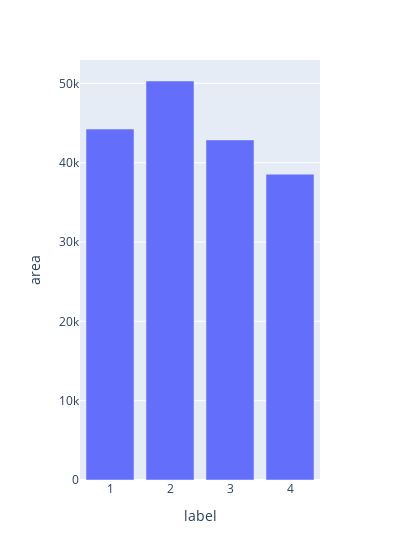

The notebook cell saved with this chart:
### Markdown cell above
Obviously we can plot results using plotly.  For those that don't know:  plotly functions take a datatable, and then you specify which columns you want to plot on which axis.  You can also specify which column you want to use to color the points, and which column you want to use to size the points.

### Code cell
px.bar(results, x='label', y='area', width=400)

### Figure 1 — Plotly figure (JSON) as saved in the notebook; plotly's stock layout.template omitted (floating-point values rounded to 4 significant figures)
{"data": [{"alignmentgroup": "True", "hovertemplate": "label=%{x}<br>area=%{y}<extra></extra>", "legendgroup": "", "marker": {"color": "#636efa", "pattern": {"shape": ""}}, "name": "", "offsetgroup": "", "orientation": "v", "showlegend": false, "textposition": "auto", "type": "bar", "x": [1, 2, 3, 4], "xaxis": "x", "y": [44235, 50295, 42868, 38548], "yaxis": "y"}], "layout": {"barmode": "relative", "legend": {"tracegroupgap": 0}, "margin": {"t": 60}, "width": 400, "xaxis": {"anchor": "y", "domain": [0, 1], "title": {"text": "label"}}, "yaxis": {"anchor": "x", "domain": [0, 1], "title": {"text": "area"}}}}
